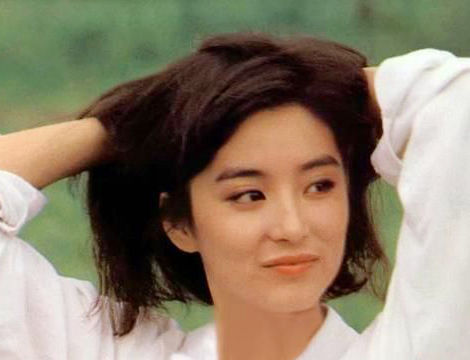
#> input picture img2txt/example/jiaozhu.jpg, 470 x 360 px
$ python -i img2txt.py   (imports and definitions only)   (older library calls are emulated)
#> lines starting #> are read from the running program, lines starting #| are printed output that depends on the picture
#!/usr/bin/env python
# -*- coding: utf-8 -*-


("""
Usage:
  img2txt.py <imgfile> [--maxLen=<n>] [--fontSize=<n>] [--color] [--ansi]"""
    """[--bgcolor=<#RRGGBB>] [--targetAspect=<n>] [--antialias] [--dither]
  img2txt.py (-h | --help)

Options:
  -h --help             show this screen.
  --ansi                output an ANSI rendering of the image
  --color               output a colored HTML rendering of the image.
  --antialias           causes any resizing of the image to use antialiasing
  --dither              dither the colors to web palette. Useful when converting
                        images to ANSI (which has a limited color palette)
  --fontSize=<n>        sets font size (in pixels) when outputting HTML,
                        default: 7
  --maxLen=<n>          resize image so that larger of width or height matches
                        maxLen, default: 100px
  --bgcolor=<#RRGGBB>   if specified, is blended with transparent pixels to
                        produce the output. In ansi case, if no bgcolor set, a
                        fully transparent pixel is not drawn at all, partially
                        transparent pixels drawn as if opaque
  --targetAspect=<n>    resize image to this ratio of width to height. Default is
                        1.0 (no resize). For a typical terminal where height of a
                        character is 2x its width, you might want to try 0.5 here
""")

import sys
from docopt import docopt
from PIL import Image
import ansi
from graphics_util import alpha_blend


# [101 lines left out: functions HTMLColorToRGB, generate_HTML_for_image, generate_grayscale_for_image, load_and_resize_image, not called in this run]


def floydsteinberg_dither_to_web_palette(img):

    # Note that alpha channel is thrown away - if you want to keep it you need to deal with it yourself
    #
    # Here's how it works:
    #   1. Convert to RGB if needed - we can't go directly from RGBA because Image.convert will not dither in this case
    #   2. Convert to P(alette) mode - this lets us kick in dithering.
    #   3. Convert back to RGBA, which is where we want to be
    #
    # Admittedly converting back and forth requires more memory than just dithering directly
    # in RGBA but that's how the library works and it isn't worth writing it ourselves
    # or looking for an alternative given current perf needs.

    if img.mode != 'RGB':
        img = img.convert('RGB')
    img = img.convert(mode="P", matrix=None, dither=Image.FLOYDSTEINBERG, palette=Image.WEB, colors=256)
    img = img.convert('RGBA')
    return img


# [59 lines left out: function dither_image_to_web_palette, not called in this run]


# [127 lines not run here, left out]

>>> from PIL import Image
>>> picture = Image.open('example/jiaozhu.jpg')
#> picture is the input picture: PIL image 470x360 RGB; mean R, G, B 139.2, 125.4, 105
>>> result = floydsteinberg_dither_to_web_palette(picture)
#> in floydsteinberg_dither_to_web_palette, `img = img.convert(mode="P", matrix=None, dither=Image.FLOYDSTEINBERG, ..`:
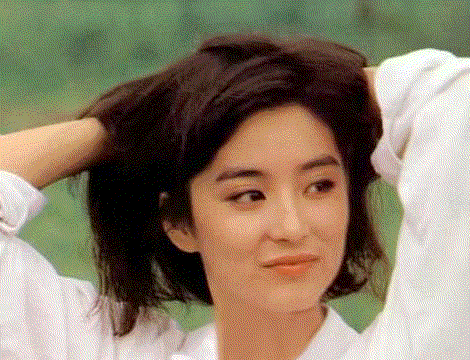
#> img: PIL image 470x360 P; mean R, G, B 139.1, 125.3, 104.9
